Frame 1 (no input): blank canvas, image omitted
Frame 60 (the mouse pressed at the canvas centre just before this capture): blank canvas, image omitted
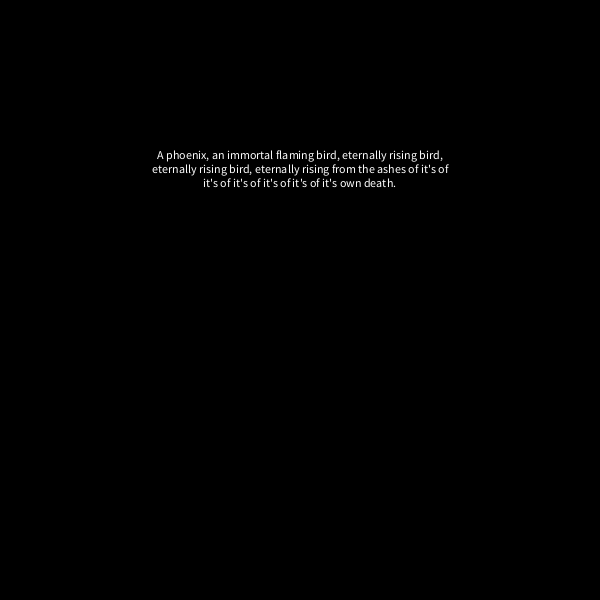
Frame 120 (the mouse held since frame 60 and released just before this capture)

The Processing sketch whose frames 1 and 60 were blank and that drew this single picture after the mouse press (run headless with seeded random() and noise(); from frame 60 on, the mouse is pressed at the canvas centre):

// Processing sketch: chain
// ── chain.pde
String text = "A phoenix, an immortal flaming bird, eternally rising from the ashes of it's own death.";

int order = 3;

int generatedTextLength = 200;

HashMap<String, ArrayList<String>>chain = new HashMap<String, ArrayList<String>>();

void setup(){
  size(600,600);
  
  for(int i = 0; i < text.length() - order; i++){
    String gram = text.substring(i, i+order);
    ArrayList<String> characters;
    if(!chain.containsKey(gram)){
      characters = new ArrayList<String>();
      chain.put(gram, characters);
    }else{
      characters = chain.get(gram);
    }
     characters.add(text.substring(i+order, i+order+1));
  }
}

void draw(){
  background(0);
  
  fill(255);
  textAlign(CENTER);
  text(result, width/4,height/4, width/2, height/4);
}

String result= " ";

void mousePressed(){
  String currentGram = text.substring(0, order);
  result = currentGram;
  
  for(int i = 0; i< generatedTextLength; i++){
    if(chain.containsKey(currentGram)){
      ArrayList<String> characters = chain.get(currentGram);
      result += characters.get(round(random(characters.size()-1)));
      currentGram = result.substring(result.length()-order, result.length());
    }
  }
}
